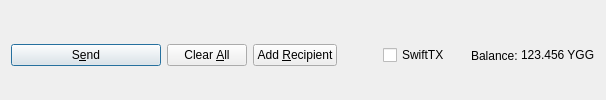
         <widget class="QFrame" name="frame_Send">
          <layout class="QHBoxLayout" name="horizontalLayout">
           <property name="bottomMargin">
            <number>0</number>
           </property>
           <item>
            <widget class="QPushButton" name="sendButton">
             <property name="minimumSize">
              <size>
               <width>150</width>
               <height>0</height>
              </size>
             </property>
             <property name="toolTip">
              <string>Confirm the send action</string>
             </property>
             <property name="text">
              <string>S&amp;end</string>
             </property>
             <property name="icon">
              <iconset resource="../ygg.qrc">
               <normaloff>:/icons/send</normaloff>:/icons/send</iconset>
             </property>
             <property name="autoDefault">
              <bool>false</bool>
             </property>
             <property name="default">
              <bool>true</bool>
             </property>
            </widget>
           </item>
           <item>
            <widget class="QPushButton" name="clearButton">
             <property name="sizePolicy">
              <sizepolicy hsizetype="Minimum" vsizetype="Fixed">
               <horstretch>0</horstretch>
               <verstretch>0</verstretch>
              </sizepolicy>
             </property>
             <property name="toolTip">
              <string>Clear all fields of the form.</string>
             </property>
             <property name="text">
              <string>Clear &amp;All</string>
             </property>
             <property name="icon">
              <iconset resource="../ygg.qrc">
               <normaloff>:/icons/remove</normaloff>:/icons/remove</iconset>
             </property>
             <property name="autoDefault">
              <bool>false</bool>
             </property>
            </widget>
           </item>
           <item>
            <widget class="QPushButton" name="addButton">
             <property name="toolTip">
              <string>Send to multiple recipients at once</string>
             </property>
             <property name="text">
              <string>Add &amp;Recipient</string>
             </property>
             <property name="icon">
              <iconset resource="../ygg.qrc">
               <normaloff>:/icons/add</normaloff>:/icons/add</iconset>
             </property>
             <property name="autoDefault">
              <bool>false</bool>
             </property>
            </widget>
           </item>
           <item>
            <spacer name="horizontalSpacer">
             <property name="orientation">
              <enum>Qt::Horizontal</enum>
             </property>
             <property name="sizeHint" stdset="0">
              <size>
               <width>40</width>
               <height>20</height>
              </size>
             </property>
            </spacer>
           </item>
           <item>
            <layout class="QHBoxLayout" name="horizontalLayout_2">
             <property name="spacing">
              <number>3</number>
             </property>
             <item>
              <widget class="QCheckBox" name="checkSwiftTX">
               <property name="enabled">
                <bool>true</bool>
               </property>
               <property name="minimumSize">
                <size>
                 <width>85</width>
                 <height>0</height>
                </size>
               </property>
               <property name="text">
                <string>SwiftTX</string>
               </property>
              </widget>
             </item>
             <item>
              <widget class="QLabel" name="label">
               <property name="text">
                <string>Balance:</string>
               </property>
              </widget>
             </item>
             <item>
              <widget class="QLabel" name="labelBalance">
               <property name="sizePolicy">
                <sizepolicy hsizetype="Preferred" vsizetype="Fixed">
                 <horstretch>0</horstretch>
                 <verstretch>0</verstretch>
                </sizepolicy>
               </property>
               <property name="cursor">
                <cursorShape>IBeamCursor</cursorShape>
               </property>
               <property name="text">
                <string notr="true">123.456 YGG</string>
               </property>
               <property name="textInteractionFlags">
                <set>Qt::LinksAccessibleByMouse|Qt::TextSelectableByKeyboard|Qt::TextSelectableByMouse</set>
               </property>
              </widget>
             </item>
            </layout>
           </item>
          </layout>
         </widget>
